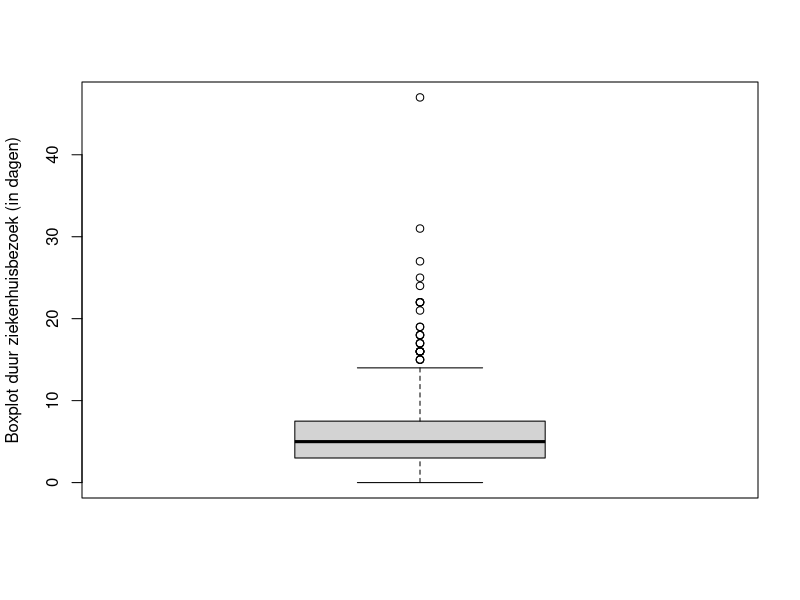
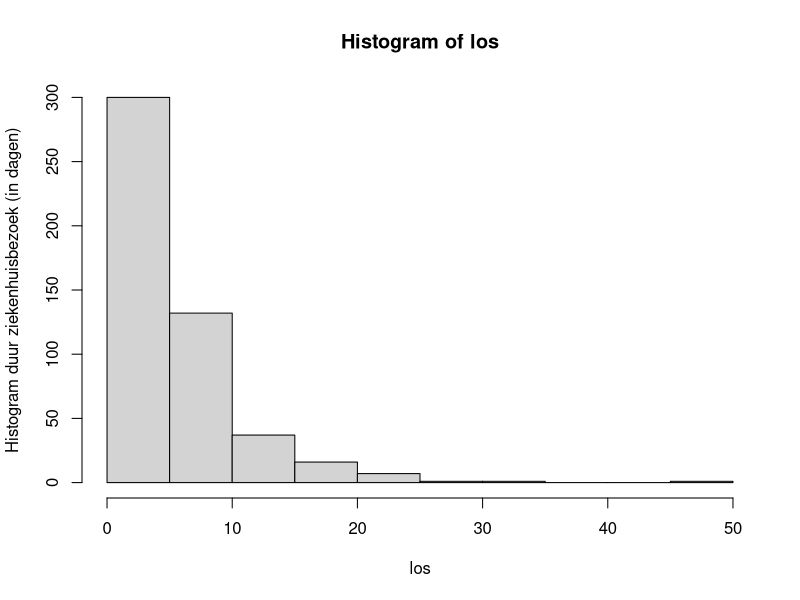
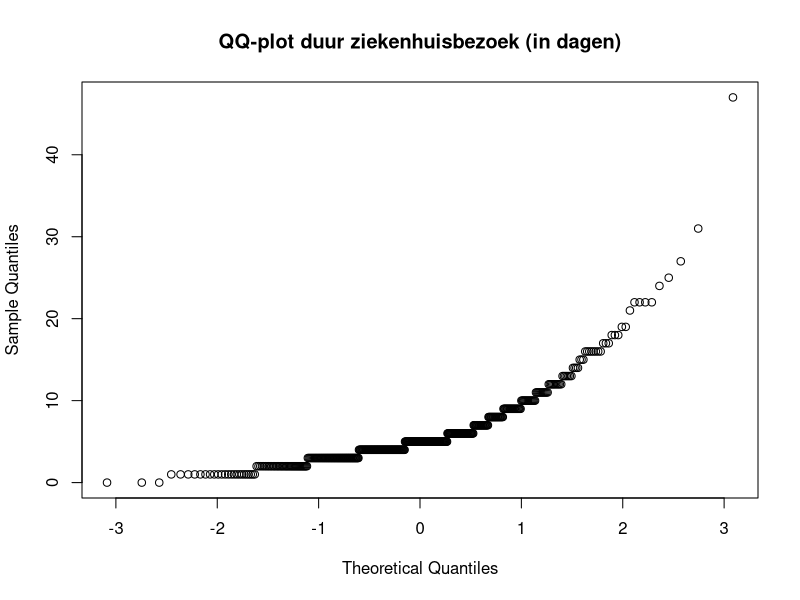
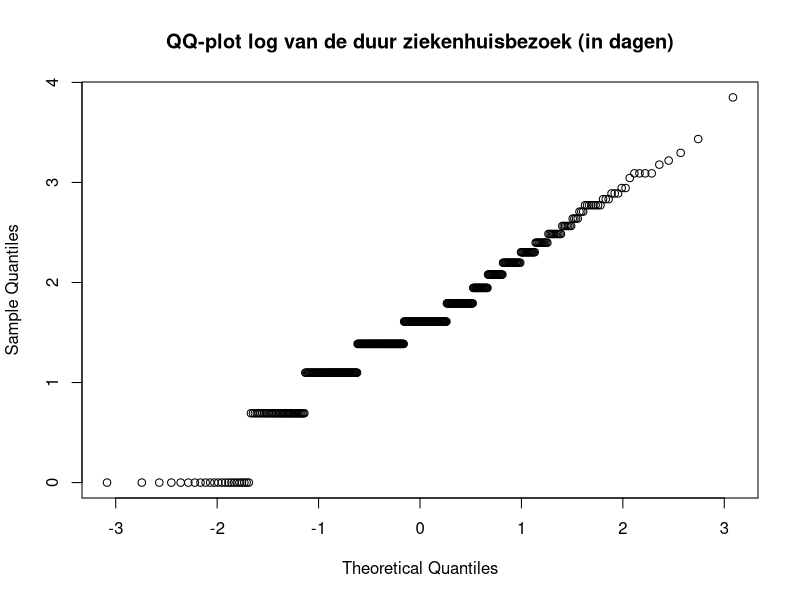
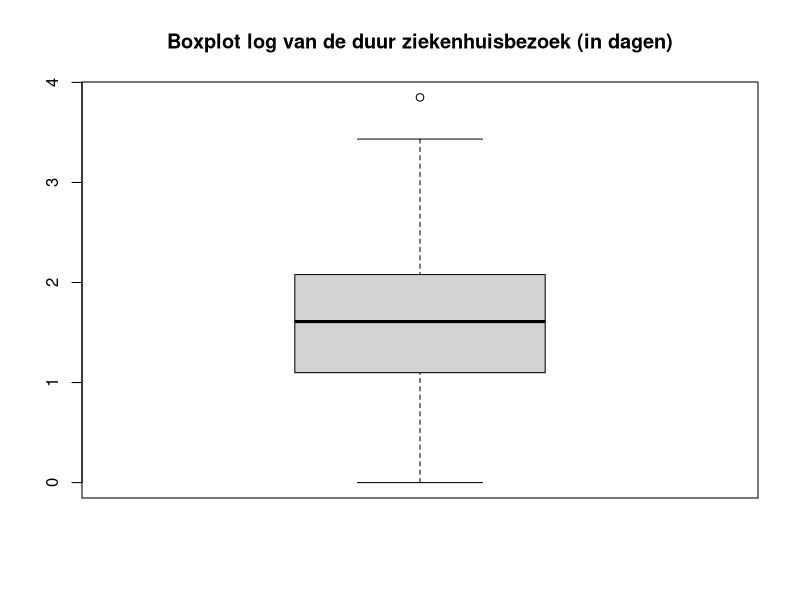
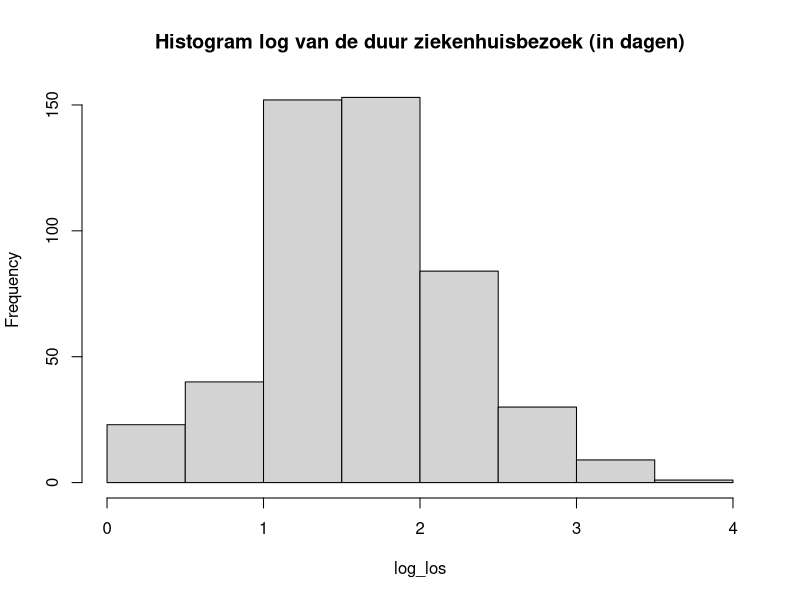
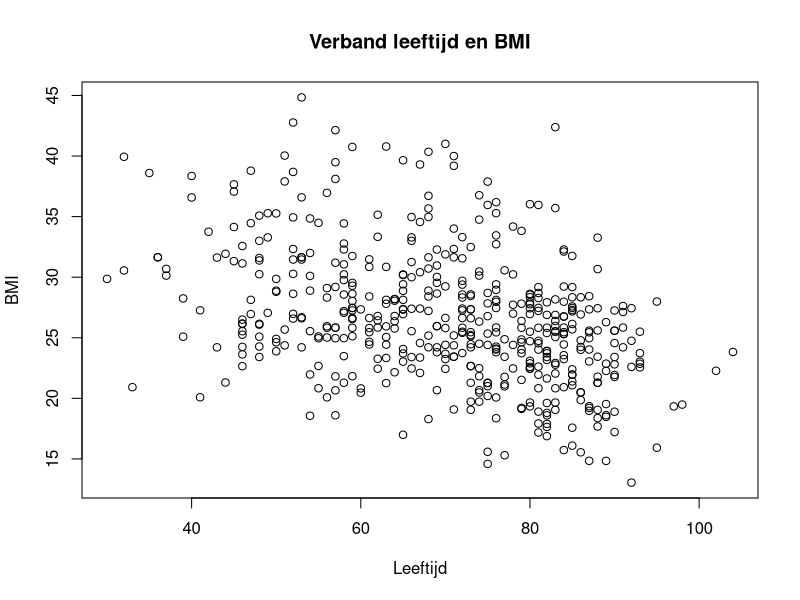

These figures' R source, in order:
# Gegevens van heart.csv bestand
data <- read.table(file="heart.csv",header=TRUE,sep=";",dec=",")

# Verwijder de nodige rijen op basis van studienummer s0181217
i <- 2
j <- 1
k <- 7
data <- data[-c(k+1, j+1, i+1, j*k+1, i*j+1, i*k+1, i*j*k+1, i+j+k+1), ]

# 1. Bestudeer en bespreek de verdeling van de variabele los.
# Bespreek hiertoe gepaste grafische voorstellingen
# Ga ook op een formele manier na of de gegevens normaal verdeeld zijn.
# Indien dit niet het geval is, in welke zin wijken de gegevens af van normaal verdeelde gegevens.
# Kan je de gegevens transformeren naar normaal verdeelde gegevens? Bespreek.
print("1. Variabele los")
print("-------------------------------------------")

los <- data$los
print(paste0("IQR: ", IQR(los)))
print(paste0("standaardeviatie: ", sd(los)))
min_max <- range(data$los)
min <- min_max[1]
max <- min_max[2]
print(paste0("Min: ", min))
print(paste0("Max: ", max))
print(paste0("Range: ", max-min))
shapiro.test(los)
print(paste0("Shapiro: ", "W = 0.76851, p-value < 2.2e-16")) # Shapiro test om aan te tonen dat het niet normala verdeeld is, resultaat shapiro.test(los) er zelf ingeplakt, aangezien die functie de data returnt
boxplot(los, ylab="Boxplot duur ziekenhuisbezoek (in dagen)") # Boxplot assymetrisch
hist(los, ylab="Histogram duur ziekenhuisbezoek (in dagen)") # Assymetrisch # https://www.datamentor.io/r-programming/histogram/
# https://www.rdocumentation.org/packages/stats/versions/3.6.2/topics/qqnorm
# https://stackoverflow.com/questions/15589601/print-string-and-variable-contents-on-the-same-line-in-r
# https://stackoverflow.com/questions/6123378/how-to-read-in-numbers-with-a-comma-as-decimal-separator
# Strategie Computerzitting R1 2 p.4
qqnorm(los, main="QQ-plot duur ziekenhuisbezoek (in dagen)") # Qqnorm om te bepalen of normaal verdeeld, indien normaal zou dit lineair moeten zijn
# Bovenstaand plot vertoont een exponentieel verband, onderzoeken of we een lineair verband krijgen indien we de log nemen
log_los <- log(los)
log_los <- log_los[is.finite(log_los)] # Verwijder de oneindige waarden (met oneindig wil R niet plotten bij mij) # src: https://stackoverflow.com/questions/36590230/how-to-remove-rows-with-inf-from-a-dataframe-in-r
qqnorm(log_los, main="QQ-plot log van de duur ziekenhuisbezoek (in dagen)")
boxplot(log_los, main="Boxplot log van de duur ziekenhuisbezoek (in dagen)")
hist(log_los, main="Histogram log van de duur ziekenhuisbezoek (in dagen)")
avg <- mean(log_los)
sdev <- sd(log_los)
print(paste0("Approx: X~N(", avg, ", ", sdev, ")"))
shapiro.test(log_los)
print(paste0("Shapiro: ", "W = 0.97409, p-value = 1.197e-07")) # De log data is wel normaal verdeeld, # W staat voor r_Q # p-waarde zo laag waarschijnlijk door discrete dagen


# 2. Hangt de duur van het ziekenhuisverblijf af van het levend of gestorven zijn van de
# patiënten? M.a.w. is de duur van het ziekenhuisverblijf identiek verdeeld bij de popu-
# latie levende en gestorven patiënten? Voer een gepaste test uit.
print("2. Verband duur, dead/alive")
print("-------------------------------------------")

# H_0: m = m
# H_1: m != m
# Schatter voor gemiddelde en sd ziekenhuisverblijf en zien of beide groepen binnen het aanvaardingsgebied vallen
# Onduidelijk levend/gestorven na laatste opvolging of in het ziekenhuis, ik ga ervan uit dat het bij de laatste opvolging is
alive <- data$los[data$fstat=="0"] # Patienten levend bij laatste opvolging
dead <- data$los[data$fstat=="1"] # Patienten dood bij laatste opvolging
var.test(alive, dead) # 0.6906 > 0.05 -> Var dus hetzelfde
t.test(dead, alive, var.equal=TRUE) # 0.08266 > 0.05 -> H0 aanvaarden (zijn dus hetzelfde) -> Niet afhankelijk

# p-value 0.08266 > 0.05 -> Reject, er is dus wel een verband tussen de twee

# 3. Ga na of er een verband is tussen het type hartinfarct en de ontslagstatus uit het ziekenhuis
# na opname. Voer opnieuw een gepaste test uit.
# H_0: ze zijn afhankelijk van elkaar
# H_1: Niet afhankelijk van elkaar
print("3. Verband type hartinfarct/ontslagstatus")
print("-------------------------------------------")
# Discrete variabelen: X^2 test
# Leuk tabelletje opstellen

# 4. Kan je uit de leeftijd van de patiënt het BMI voorspellen? Beschrijf uitvoerig.
# Verband tussen twee continue variabelen
print("4. Leeftijd voorspellen uit BMI")
print("-------------------------------------------")

plot(data$age, data$bmi, type="p", xlab="Leeftijd", ylab="BMI", main="Verband leeftijd en BMI")